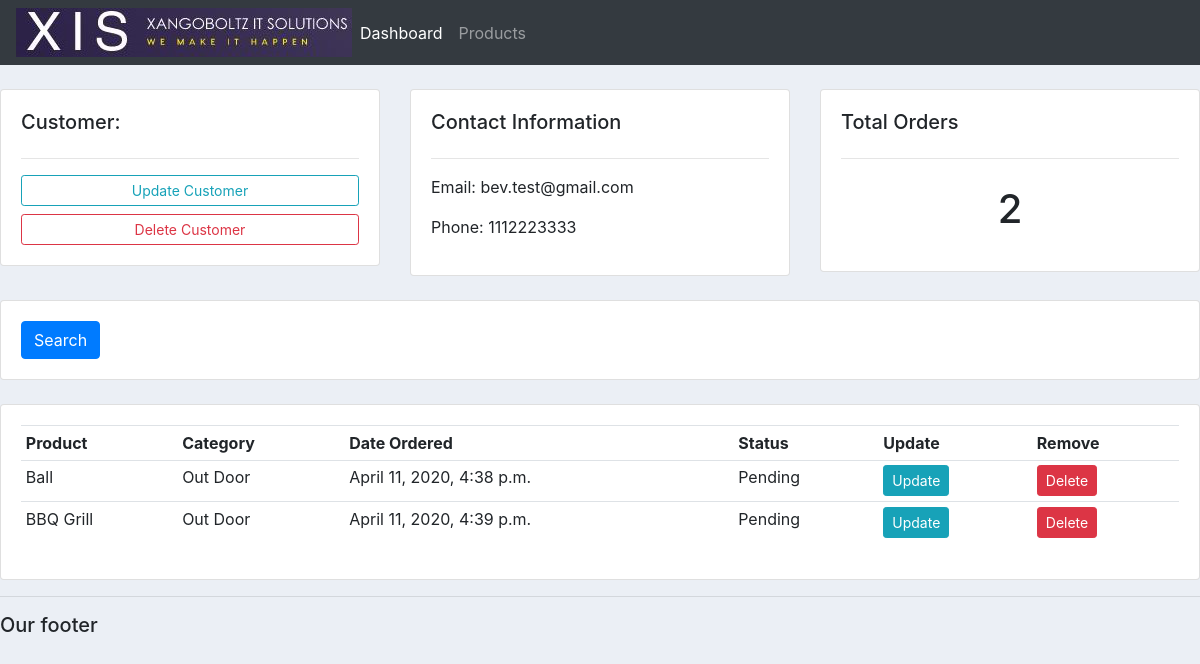
The app's page /customer/1/ with its own data.
### accounts/models.py (models this page shows, shortened)
class Customer(models.Model):
    name = models.CharField(max_length=200, null=True)
    phone = models.CharField(max_length=200, null=True)
    email = models.CharField(max_length=200, null=True)
    date_created = models.DateTimeField(auto_now_add=True, null=True)

class Order(models.Model):
    STATUS = (
            ('Pending', 'Pending'),
            ('Out for delivery', 'Out for delivery'),
            ('Delivered', 'Delivered'),
            )
    customer = models.ForeignKey(Customer, null=True, on_delete= models.SET_NULL)
    product = models.ForeignKey(Product, null=True, on_delete= models.SET_NULL)
    date_created = models.DateTimeField(auto_now_add=True, null=True)
    status = models.CharField(max_length=200, null=True, choices=STATUS)

class Product(models.Model):
    CATEGORY = (
            ('Indoor', 'Indoor'),
            ('Out Door', 'Out Door'),
            )
    name = models.CharField(max_length=200, null=True)
    price = models.FloatField(null=True)
    category = models.CharField(max_length=200, null=True, choices=CATEGORY)
    descriptiom = models.CharField(max_length=200, null=True, blank=True)
    date_created = models.DateTimeField(auto_now_add=True, null=True)
    tags = models.ManyToManyField(Tag)
    def __str__(self):
        return self.name

### accounts/views.py (the view)
# urls.py: path('customer/<str:pk>/', views.customer,name='customer'),
def customer(request, pk):
    customer = Customer.objects.get(id=pk)
    orders = customer.order_set.all()
    order_count = orders.count()
    context = {'customer':customer, 'orders':orders, 'order_count':order_count}
    return render(request, 'accounts/customer.html',context)

### accounts/templates/accounts/customer.html
{% extends 'accounts/main.html' %}
{% block content %}
    <br>
<div class="row">
	<div class="col-md">
		<div class="card card-body">
			<h5>Customer:</h5>
			<hr>
			<a class="btn btn-outline-info  btn-sm btn-block" href="">Update Customer</a>
			<a class="btn btn-outline-danger  btn-sm btn-block" href="">Delete Customer</a>
		</div>
	</div>
	<div class="col-md">
		<div class="card card-body">
			<h5>Contact Information</h5>
			<hr>
			<p>Email: {{customer.email}}</p>
			<p>Phone: {{customer.phone}}</p>
		</div>
	</div>
	<div class="col-md">
		<div class="card card-body">
			<h5>Total Orders</h5>
			<hr>
			<h1 style="text-align: center;padding: 10px">{{order_count}}</h1>
		</div>
	</div>
</div>
<br>
<div class="row">
	<div class="col">
		<div class="card card-body">
			<form method="get">
		    <button class="btn btn-primary" type="submit">Search</button>
		  </form>
		</div>
	</div>
</div>
<br>
<div class="row">
	<div class="col-md">
		<div class="card card-body">
			<table class="table table-sm">
				<tr>
					<th>Product</th>
					<th>Category</th>
					<th>Date Ordered</th>
					<th>Status</th>
					<th>Update</th>
					<th>Remove</th>
				</tr>
				{% for order in orders %}
				<tr>
					<td>{{order.product}}</td>
					<td>{{order.product.category}}</td>
					<td>{{order.date_created}}</td>
					<td>{{order.status}}</td>
					<td><a class="btn btn-sm btn-info" href="">Update</a></td>
					<td><a class="btn btn-sm btn-danger" href="">Delete</a></td>
				</tr>
				{% endfor %}
			</table>
		</div>
	</div>
</div>
{% endblock %}

### static/css/main.css (style rules this page uses)
body { background-color: #ebeff5; }

### records on screen
Customer: email "bev.test@gmail.com", phone "1112223333"
Order: product "Ball", product.category "Out Door", date_created "April 11, 2020, 4:38 p.m.", status "Pending"
Order: product "BBQ Grill", product.category "Out Door", date_created "April 11, 2020, 4:39 p.m.", status "Pending"

### other values on screen
{{ order_count }} "2"
